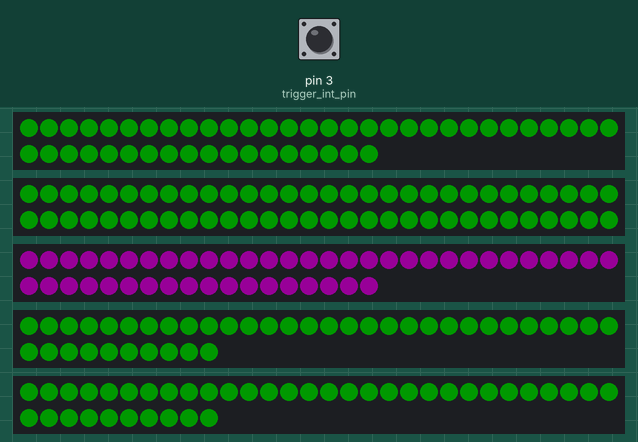
Recording of a sketch running on a simulated Arduino Uno, built with avr-gcc and run on an emulated ATmega328P. On the bench: 2 × 48 RGB LEDs in strip order, left to right, continuing on the next row, 60 RGB LEDs in strip order, left to right, continuing on the next row, 2 × 40 RGB LEDs in strip order, left to right, continuing on the next row. Inputs (shaded band) come from the test bench; at power-on: pin 3 (trigger_int_pin) HIGH. Dim RGB values are drawn brighter than linear; what the sketch prints to the serial monitor is not drawn.

Above: at 0.6 s.
At 1.7 s:
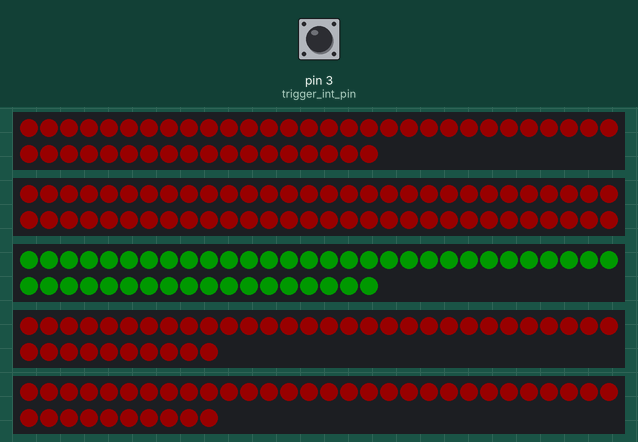
1.8 s: pin 3 (trigger_int_pin) pulled LOW for 0.15 s
Timing chart, 0 to 4.8 s (numbered marks = the images above; inputs shaded):
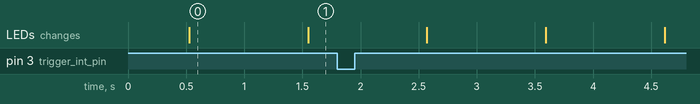

Measured:
- what the display in image 0 shows lasts 1.0 s, from 0.5 s to 1.5 s

The sketch:

five_letters.ino
```cpp
#include <Adafruit_NeoPixel.h>
#include <math.h>
#ifdef __AVR__
  #include <avr/power.h>
#endif


/*
ideally, want each pixel to have a known x, y, and be able to set color as a function of those.
also, don't want to define every single value by hand, so want to use vector math to generate it
but might not have enough space for that on the trinket

v/^ indicates

            v   _v     v
|\/|     |\ |  |_   \ /
|  |  o  | \|  |_    |
   ^
6*8   60  6*8   5*8  5*8
48    60  48    40   40
*/

#define BRIGHTNESS 24


int trigger_int_pin = 3;
uint16_t time = 0;
volatile int mode = 0;


int num_pixels[] = {48, 60, 48, 40, 40};
int letter_pins[] = {1, 4, 5, 6, 8};

// NOTE: the O might have a different RGB/GRB
Adafruit_NeoPixel strip0 = Adafruit_NeoPixel(num_pixels[0], letter_pins[0], NEO_GRBW + NEO_KHZ800);
Adafruit_NeoPixel strip1 = Adafruit_NeoPixel(num_pixels[1], letter_pins[1], NEO_GRBW + NEO_KHZ800);
Adafruit_NeoPixel strip2 = Adafruit_NeoPixel(num_pixels[2], letter_pins[2], NEO_GRBW + NEO_KHZ800);
Adafruit_NeoPixel strip3 = Adafruit_NeoPixel(num_pixels[3], letter_pins[3], NEO_GRBW + NEO_KHZ800);
Adafruit_NeoPixel strip4 = Adafruit_NeoPixel(num_pixels[4], letter_pins[4], NEO_GRBW + NEO_KHZ800);


void setup() {
  strip0.begin();
  strip1.begin();
  strip2.begin();
  strip3.begin();
  strip4.begin();

  strip0.setBrightness(BRIGHTNESS);
  strip1.setBrightness(BRIGHTNESS);
  strip2.setBrightness(BRIGHTNESS);
  strip3.setBrightness(BRIGHTNESS);
  strip4.setBrightness(BRIGHTNESS);
  Serial.begin(9600);
  delay(500);
  Serial.println("start");

  pinMode(trigger_int_pin, INPUT_PULLUP);
  attachInterrupt(digitalPinToInterrupt(trigger_int_pin), handle_rising_trigger, RISING);
  attachInterrupt(digitalPinToInterrupt(trigger_int_pin), handle_falling_trigger, FALLING);
}


void loop() {
  update0(time);
  update1(time);
  update2(time);
  update3(time);
  update4(time);
  delay(20);
  time++;
}

void handle_rising_trigger() {
    mode = 1;
    Serial.println("interrupt: mode=1");
}

void handle_falling_trigger() {
    mode = 0;
    Serial.println("interrupt: mode=0");
}


int get_period() {
  if(mode==0) {
      return 50;
    } else if(mode==1) {
      return 10;
    }
}

void update0(int time) {
  int period = get_period();
  int t_flag = time % period < period/2;
  for (int i = 0; i < num_pixels[1]; i++) {
    uint8_t r = t_flag ? 0 : 255;
    uint8_t g = t_flag ? 255 : 0;
    strip0.setPixelColor(i, strip1.Color(r,g,0, 0));
  }
  strip0.show();
}

void update1(int time) {
  int period = get_period();
  int t_flag = time % period < period/2;
  for (int i = 0; i < num_pixels[1]; i++) {
    uint8_t r = t_flag ? 0 : 255;
    uint8_t g = t_flag ? 255 : 0;
    strip1.setPixelColor(i, strip1.Color(r,g,0, 0));
  }
  strip1.show();
}

void update2(int time) {
  int period = get_period();
  int t_flag = time % period < period/2;
  for (int i = 0; i < num_pixels[2]; i++) {
    uint8_t r = t_flag ? 255 : 0;
    uint8_t g = t_flag ? 0 : 255;
    uint8_t b = t_flag ? 255 : 0;
    strip2.setPixelColor(i, strip1.Color(r,g,b, 0));
  }
  strip2.show();
}

void update3(int time) {
  int period = get_period();
  int t_flag = time % period < period/2;
  for (int i = 0; i < num_pixels[1]; i++) {
    uint8_t r = t_flag ? 0 : 255;
    uint8_t g = t_flag ? 255 : 0;
    strip3.setPixelColor(i, strip1.Color(r,g,0, 0));
  }
  strip3.show();
}

void update4(int time) {
  int period = get_period();
  int t_flag = time % period < period/2;
  for (int i = 0; i < num_pixels[1]; i++) {
    uint8_t r = t_flag ? 0 : 255;
    uint8_t g = t_flag ? 255 : 0;
    strip4.setPixelColor(i, strip1.Color(r,g,0, 0));
  }
  strip4.show();
}
```
